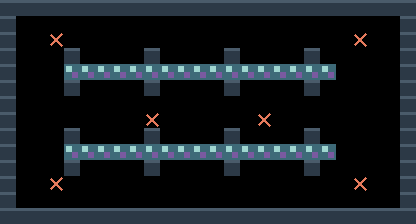

Tiled map render using the project's own tile images. Description and the whole map definition, tile-layer contents included, below:
An orthogonal 26x14 tile map with 16x16 px tiles, 2 tile layers (terreno, marcadores).

<map version="1.10" tiledversion="1.11.0" orientation="orthogonal" renderorder="right-down" width="26" height="14" tilewidth="16" tileheight="16" infinite="0" nextlayerid="3" nextobjectid="1">
 <properties>
  <property name="tipo" value="cat_combate" />
  <property name="nombre" value="columnata" />
 </properties>
 <tileset firstgid="1" source="muelle.tsx" />
 <layer id="1" name="terreno" width="26" height="14">
  <data encoding="csv">
1,1,1,1,1,1,1,1,1,1,1,1,1,1,1,1,1,1,1,1,1,1,1,1,1,1,
1,0,0,0,0,0,0,0,0,0,0,0,0,0,0,0,0,0,0,0,0,0,0,0,0,1,
1,0,0,0,0,0,0,0,0,0,0,0,0,0,0,0,0,0,0,0,0,0,0,0,0,1,
1,0,0,0,1,0,0,0,0,1,0,0,0,0,1,0,0,0,0,1,0,0,0,0,0,1,
1,0,0,0,5,5,5,5,5,5,5,5,5,5,5,5,5,5,5,5,5,0,0,0,0,1,
1,0,0,0,1,0,0,0,0,1,0,0,0,0,1,0,0,0,0,1,0,0,0,0,0,1,
1,0,0,0,0,0,0,0,0,0,0,0,0,0,0,0,0,0,0,0,0,0,0,0,0,1,
1,0,0,0,0,0,0,0,0,0,0,0,0,0,0,0,0,0,0,0,0,0,0,0,0,1,
1,0,0,0,1,0,0,0,0,1,0,0,0,0,1,0,0,0,0,1,0,0,0,0,0,1,
1,0,0,0,5,5,5,5,5,5,5,5,5,5,5,5,5,5,5,5,5,0,0,0,0,1,
1,0,0,0,1,0,0,0,0,1,0,0,0,0,1,0,0,0,0,1,0,0,0,0,0,1,
1,0,0,0,0,0,0,0,0,0,0,0,0,0,0,0,0,0,0,0,0,0,0,0,0,1,
1,0,0,0,0,0,0,0,0,0,0,0,0,0,0,0,0,0,0,0,0,0,0,0,0,1,
1,1,1,1,1,1,1,1,1,1,1,1,1,1,1,1,1,1,1,1,1,1,1,1,1,1
</data>
 </layer>
 <layer id="2" name="marcadores" width="26" height="14">
  <data encoding="csv">
0,0,0,0,0,0,0,0,0,0,0,0,0,0,0,0,0,0,0,0,0,0,0,0,0,0,
0,0,0,0,0,0,0,0,0,0,0,0,0,0,0,0,0,0,0,0,0,0,0,0,0,0,
0,0,0,3,0,0,0,0,0,0,0,0,0,0,0,0,0,0,0,0,0,0,3,0,0,0,
0,0,0,0,0,0,0,0,0,0,0,0,0,0,0,0,0,0,0,0,0,0,0,0,0,0,
0,0,0,0,0,0,0,0,0,0,0,0,0,0,0,0,0,0,0,0,0,0,0,0,0,0,
0,0,0,0,0,0,0,0,0,0,0,0,0,0,0,0,0,0,0,0,0,0,0,0,0,0,
0,0,0,0,0,0,0,0,0,0,0,0,0,0,0,0,0,0,0,0,0,0,0,0,0,0,
0,0,0,0,0,0,0,0,0,3,0,0,0,0,0,0,3,0,0,0,0,0,0,0,0,0,
0,0,0,0,0,0,0,0,0,0,0,0,0,0,0,0,0,0,0,0,0,0,0,0,0,0,
0,0,0,0,0,0,0,0,0,0,0,0,0,0,0,0,0,0,0,0,0,0,0,0,0,0,
0,0,0,0,0,0,0,0,0,0,0,0,0,0,0,0,0,0,0,0,0,0,0,0,0,0,
0,0,0,3,0,0,0,0,0,0,0,0,0,0,0,0,0,0,0,0,0,0,3,0,0,0,
0,0,0,0,0,0,0,0,0,0,0,0,0,0,0,0,0,0,0,0,0,0,0,0,0,0,
0,0,0,0,0,0,0,0,0,0,0,0,0,0,0,0,0,0,0,0,0,0,0,0,0,0
</data>
 </layer>
</map>
